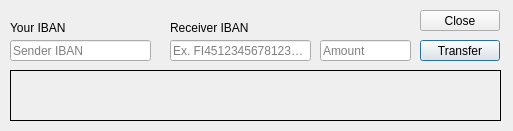
<?xml version="1.0" encoding="UTF-8"?>
<ui version="4.0">
 <class>transfermoney</class>
 <widget class="QDialog" name="transfermoney">
  <property name="windowModality">
   <enum>Qt::ApplicationModal</enum>
  </property>
  <property name="geometry">
   <rect>
    <x>0</x>
    <y>0</y>
    <width>513</width>
    <height>131</height>
   </rect>
  </property>
  <property name="minimumSize">
   <size>
    <width>513</width>
    <height>131</height>
   </size>
  </property>
  <property name="maximumSize">
   <size>
    <width>513</width>
    <height>131</height>
   </size>
  </property>
  <property name="windowTitle">
   <string>Transfer</string>
  </property>
  <widget class="QLineEdit" name="senderLineEdit">
   <property name="geometry">
    <rect>
     <x>10</x>
     <y>40</y>
     <width>141</width>
     <height>21</height>
    </rect>
   </property>
   <property name="readOnly">
    <bool>true</bool>
   </property>
   <property name="placeholderText">
    <string>Sender IBAN</string>
   </property>
  </widget>
  <widget class="QLineEdit" name="recvLineEdit">
   <property name="geometry">
    <rect>
     <x>170</x>
     <y>40</y>
     <width>141</width>
     <height>21</height>
    </rect>
   </property>
   <property name="maxLength">
    <number>18</number>
   </property>
   <property name="placeholderText">
    <string>Ex. FI4512345678123411</string>
   </property>
  </widget>
  <widget class="QPushButton" name="execTransaction">
   <property name="geometry">
    <rect>
     <x>420</x>
     <y>40</y>
     <width>80</width>
     <height>21</height>
    </rect>
   </property>
   <property name="text">
    <string>Transfer</string>
   </property>
  </widget>
  <widget class="QLabel" name="transactionStatusLabel">
   <property name="geometry">
    <rect>
     <x>10</x>
     <y>70</y>
     <width>491</width>
     <height>51</height>
    </rect>
   </property>
   <property name="font">
    <font>
     <pointsize>20</pointsize>
    </font>
   </property>
   <property name="frameShape">
    <enum>QFrame::Box</enum>
   </property>
   <property name="text">
    <string/>
   </property>
   <property name="alignment">
    <set>Qt::AlignCenter</set>
   </property>
  </widget>
  <widget class="QLabel" name="label">
   <property name="geometry">
    <rect>
     <x>10</x>
     <y>20</y>
     <width>141</width>
     <height>16</height>
    </rect>
   </property>
   <property name="text">
    <string>Your IBAN</string>
   </property>
  </widget>
  <widget class="QLabel" name="label_2">
   <property name="geometry">
    <rect>
     <x>170</x>
     <y>20</y>
     <width>141</width>
     <height>16</height>
    </rect>
   </property>
   <property name="text">
    <string>Receiver IBAN</string>
   </property>
  </widget>
  <widget class="QPushButton" name="closeButton">
   <property name="geometry">
    <rect>
     <x>420</x>
     <y>10</y>
     <width>80</width>
     <height>21</height>
    </rect>
   </property>
   <property name="text">
    <string>Close</string>
   </property>
  </widget>
  <widget class="QLineEdit" name="amountLineEdit">
   <property name="geometry">
    <rect>
     <x>320</x>
     <y>40</y>
     <width>91</width>
     <height>21</height>
    </rect>
   </property>
   <property name="maxLength">
    <number>9999</number>
   </property>
   <property name="placeholderText">
    <string>Amount</string>
   </property>
  </widget>
 </widget>
 <resources/>
 <connections/>
</ui>
